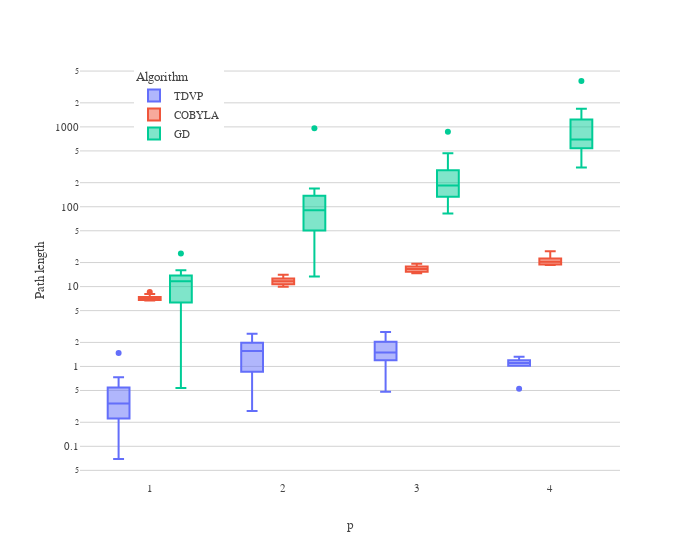

Notebook cell for this chart:
### Code cell
fig.update_layout(
    legend=dict(
        yanchor="top",
        y=0.99,
        xanchor="left",
        x=.1,
    ),
    yaxis=dict(
        type='log',
        )
)
fig.show()

### Figure 1 — Plotly figure (JSON) as saved in the notebook; plotly's stock layout.template omitted (floating-point values rounded to 4 significant figures)
{"data": [{"alignmentgroup": "True", "hovertemplate": "algorithm=TDVP<br>p=%{x}<br>path length=%{y}<extra></extra>", "legendgroup": "TDVP", "marker": {"color": "#636efa"}, "name": "TDVP", "notched": false, "offsetgroup": "tdvp", "orientation": "v", "quartilemethod": "inclusive", "showlegend": true, "type": "box", "x": [1, 1, 1, 1, 1, 1, 1, 1, 1, 1, 2, 2, 2, 2, 2, 2, 2, 2, 2, 2, 3, 3, 3, 3, 3, 3, 3, 3, 3, 3, 4, 4, 4, 4, 4, 4, 4, 4, 4, 4], "x0": " ", "xaxis": "x", "y": [1.472, 0.431, 0.2238, 0.2145, 0.06936, 0.2361, 0.3857, 0.5436, 0.7325, 0.2997, 0.47, 2.125, 0.8588, null, 1.563, 2.576, 1.57, 1.98, 0.2772, 1.22, 1.491, 1.812, null, null, 2.263, 1.105, null, 2.695, 1.285, 0.4834, 0.5244, 1.177, 1.193, null, 1.029, null, null, 1.024, null, 1.324], "y0": " ", "yaxis": "y"}, {"alignmentgroup": "True", "hovertemplate": "algorithm=COBYLA<br>p=%{x}<br>path length=%{y}<extra></extra>", "legendgroup": "COBYLA", "marker": {"color": "#EF553B"}, "name": "COBYLA", "notched": false, "offsetgroup": "scipy", "orientation": "v", "quartilemethod": "inclusive", "showlegend": true, "type": "box", "x": [1, 1, 1, 1, 1, 1, 1, 1, 1, 1, 2, 2, 2, 2, 2, 2, 2, 2, 2, 2, 3, 3, 3, 3, 3, 3, 3, 3, 3, 3, 4, 4, 4, 4, 4, 4, 4, 4, 4, 4], "x0": " ", "xaxis": "x", "y": [7.259, 8.095, 7.396, 6.795, 7.305, 6.781, 6.716, 7.208, 6.943, 8.557, 12.67, 13.1, 11.49, 10.73, 11.87, 9.939, 11.48, 12.0, 10.7, 14.09, 18.11, 19.31, 17.41, 14.99, 15.48, 15.36, 17.87, 17.83, 15.86, 14.71, 20.21, 22.7, 22.41, 20.79, 19.74, 22.2, 18.76, 18.85, 18.69, 27.64], "y0": " ", "yaxis": "y"}, {"alignmentgroup": "True", "hovertemplate": "algorithm=GD<br>p=%{x}<br>path length=%{y}<extra></extra>", "legendgroup": "GD", "marker": {"color": "#00cc96"}, "name": "GD", "notched": false, "offsetgroup": "gradient_descent", "orientation": "v", "quartilemethod": "inclusive", "showlegend": true, "type": "box", "x": [1, 1, 1, 1, 1, 1, 1, 1, 1, 1, 2, 2, 2, 2, 2, 2, 2, 2, 2, 2, 3, 3, 3, 3, 3, 3, 3, 3, 3, 3, 4, 4, 4, 4, 4, 4, 4, 4, 4, 4], "x0": " ", "xaxis": "x", "y": [16.03, 0.5389, 5.669, 26.03, 11.74, 6.448, 11.53, 6.306, 13.75, 12.31, 50.34, 169.1, 130.0, 963.8, 90.78, 13.36, 59.78, 137.3, 30.69, 90.25, 144.6, 133.4, 133.6, 871.9, 178.7, 466.4, 286.9, 189.2, 221.2, 82.34, 598.7, 702.7, 538.2, 3754.0, 448.2, 1685.0, 1236.0, 687.0, 707.3, 310.4], "y0": " ", "yaxis": "y"}], "layout": {"boxmode": "group", "legend": {"title": {"text": "Algorithm"}, "tracegroupgap": 0, "x": 0.1, "xanchor": "left", "y": 0.99, "yanchor": "top"}, "margin": {"t": 60}, "width": 700, "xaxis": {"anchor": "y", "domain": [0, 1], "title": {"text": "p"}}, "yaxis": {"anchor": "x", "autorange": true, "domain": [0, 1], "title": {"text": "Path length"}, "type": "log"}}}
